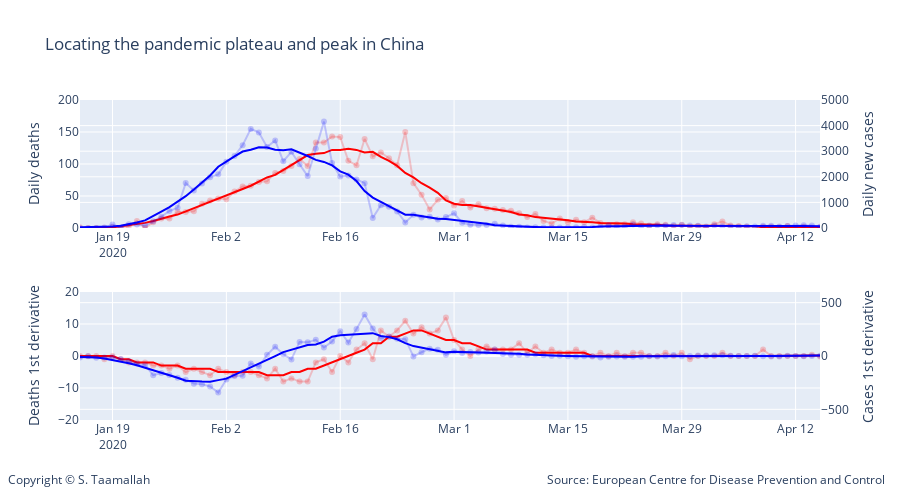

The code cell stored with this chart in its notebook:
### Markdown cell above
The upward and downward inflection points are extracted from the first derivative of the smoothed (7-day moving average) deaths and cases data arrays. The first derivative curve is also smoothed. Regarding the peak, it is extracted as the mid-point of the two inflection points. This will be validated by comparing it to 1st derivative curve crossing the y=0 axis. 

This leads to the following key dates for China:

- Lockdown
    - 2020-01-23: lockdown in Wuhan
    
    
- Cases curve:
    - 2020-01-30: Upward inflection point in cases.
    - 2020-02-18: Downward inflection point in cases. <br>
        => the mid point of the two inflection point can be estimated to be around feb 9th.
    - 2020-02-08: Peak in cases extracted from the 1st derivative crossing y=0.
    
    
- Deaths curve:
    - 2020-02-08: Upward inflection point in deaths.
    - 2020-02-26: Downward inflection point in deaths. <br>
        => the mid point of the two inflection point can be estimated to be around feb 17th.
    - 2020-02-17: Peak in deaths extracted from the 1st derivative crossing y=0.

### Code cell
shift = 1

smooth_china_diff_deaths = smooth_9day(np.diff(smooth_china_deaths_9day))
smooth_china_diff_cases = smooth_9day(np.diff(smooth_china_cases_9day))

#plotting number of cases and number of deaths for different countries
# all charts using same scale for ease of comparison
# number of death are on the left y-axis. 

# Add traces
trace1 = go.Scatter(
        x=df_china.index, 
        y=df_china['deaths'],
        mode='lines + markers',
        name='China daily deaths (left y-axis)',
        line_color='rgba(256, 0, 0, .2)',
        showlegend=False
)

trace11 = go.Scatter(
        x=df_china.index, 
        y=smooth_china_deaths_9day,
        mode='lines',
        name='China daily deaths - 7-day moving average (left y-axis)',
        line_color='rgba(256, 0, 0, 1)',
        showlegend=False
)


trace2 = go.Scatter(
        x=df_china.index, 
        y=df_china['cases'],
        mode='lines + markers',
        name='China daily cases (right y-axis)',
        line_color='rgba(0, 0, 256, .2)',
        showlegend=False,
        yaxis='y2',
)

trace22 = go.Scatter(
        x=df_china.index, 
        y=smooth_china_cases_9day,
        mode='lines',
        name='China daily cases - 7-day moving average (right y-axis)',
        line_color='rgba(0, 0, 256, 1)',
        yaxis='y2',
        showlegend=False
)



trace5 = go.Scatter(
        x=df_china.index, 
        y=np.diff(smooth_china_deaths_9day),
        mode='lines+markers',
        name='Daily deaths',
        line_color='rgba(256, 0, 0, .2)',
        xaxis='x3',
        yaxis='y5',
        showlegend=False
)
trace6 = go.Scatter(
        x=df_china.index, 
        y=np.diff(smooth_china_cases_9day),
        mode='lines+markers',
        name='Daily cases',
        line_color='rgba(0, 0, 256, 0.2)',
        xaxis='x3',
        yaxis='y6',
        showlegend=False
)

trace55 = go.Scatter(
        x=df_china.index, 
        y=smooth_china_diff_deaths,
        mode='lines',
        name='Daily deaths',
        line_color='rgba(256, 0, 0, 1)',
        xaxis='x3',
        yaxis='y5',
        showlegend=False
)
trace66 = go.Scatter(
        x=df_china.index, 
        y=smooth_china_diff_cases,
        mode='lines',
        name='Daily cases',
        line_color='rgba(0, 0, 256, 1)',
        xaxis='x3',
        yaxis='y6',
        showlegend=False
)



data = [trace1, trace2, trace11, trace22, trace5, trace6, trace55, trace66]

layout = go.Layout(
    title='Locating the pandemic plateau and peak in China',
    legend=dict(x=.1, y=1.15, orientation="h"), 
    width=900,
    height=500,
    
    annotations=[
        dict(
            x=1.09,
            y=-0.22,
            showarrow=False,
            text='Source: European Centre for Disease Prevention and Control',
            xref='paper',
            yref='paper'
        ),
        
        dict(
            x=-0.1,
            y=-0.22,
            showarrow=False,
            text='Copyright © S. Taamallah ',
            xref='paper',
            yref='paper'
        )
    ],
    
    # Top left
    xaxis=dict(
        title='',
        domain=[0, 1],
        range=['2020-01-15', '2020-04-15'],
    ),
    yaxis=dict(
        title='Daily deaths',
        #type='log',
        range=[0,200],
        domain=[0.6, 1],
        anchor='x'
    ),
    yaxis2=dict(
        title = 'Daily new cases',
        #type='log',
        range=[0,5000],
        overlaying='y',
        side='right'
    ),
    

    

    # middle left
    xaxis3=dict(
        title='',
        range=['2020-01-15', '2020-04-15'],
        domain=[0, 1],
        anchor='y5'
    ),
    yaxis5=dict(
        #type='log',
        title = 'Deaths 1st derivative',
        domain=[0, 0.4],
        range=[-20,20],
        anchor='x3'
    ),
    yaxis6=dict(
        title = 'Cases 1st derivative',
        domain=[0.375, 0.625],
        overlaying='y5',
        range=[-600,600],
        side='right',
        anchor='x3'
    ),
   
)

    
fig = go.Figure(data=data, layout=layout)


fig.show()


#py.plot(data, filename = 'basic-line', auto_open=True)
#py.plot(data, filename='privacy-public', sharing='public')

from plotly.offline import plot
plot(fig, filename="STaamallah_covid19_analysis_chart_5_20200417.html", auto_open = False)

#from IPython.display import HTML, display
#display(HTML('STaamallah_covid19_analysis_chart_4_20200403.html'), metadata=dict(isolated=False))
